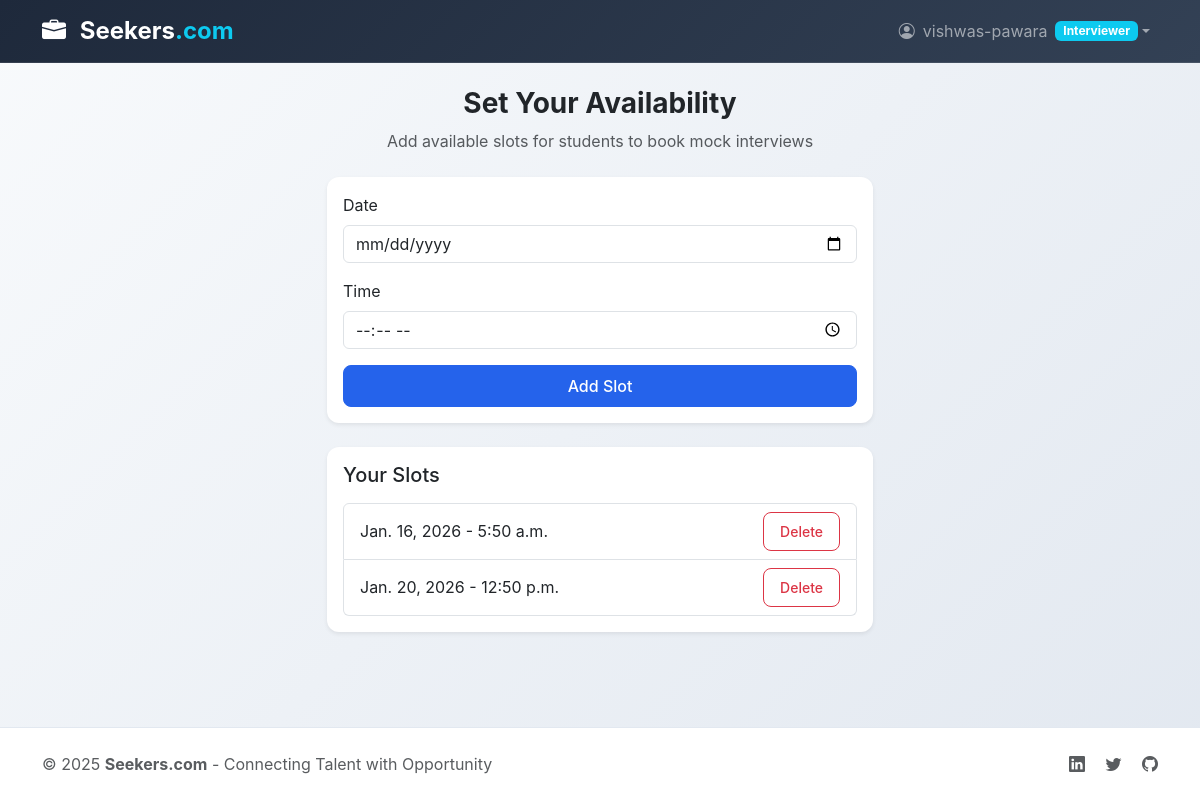
/interviews/set-availability/ (signed in), run on an earlier commit of the app's database.
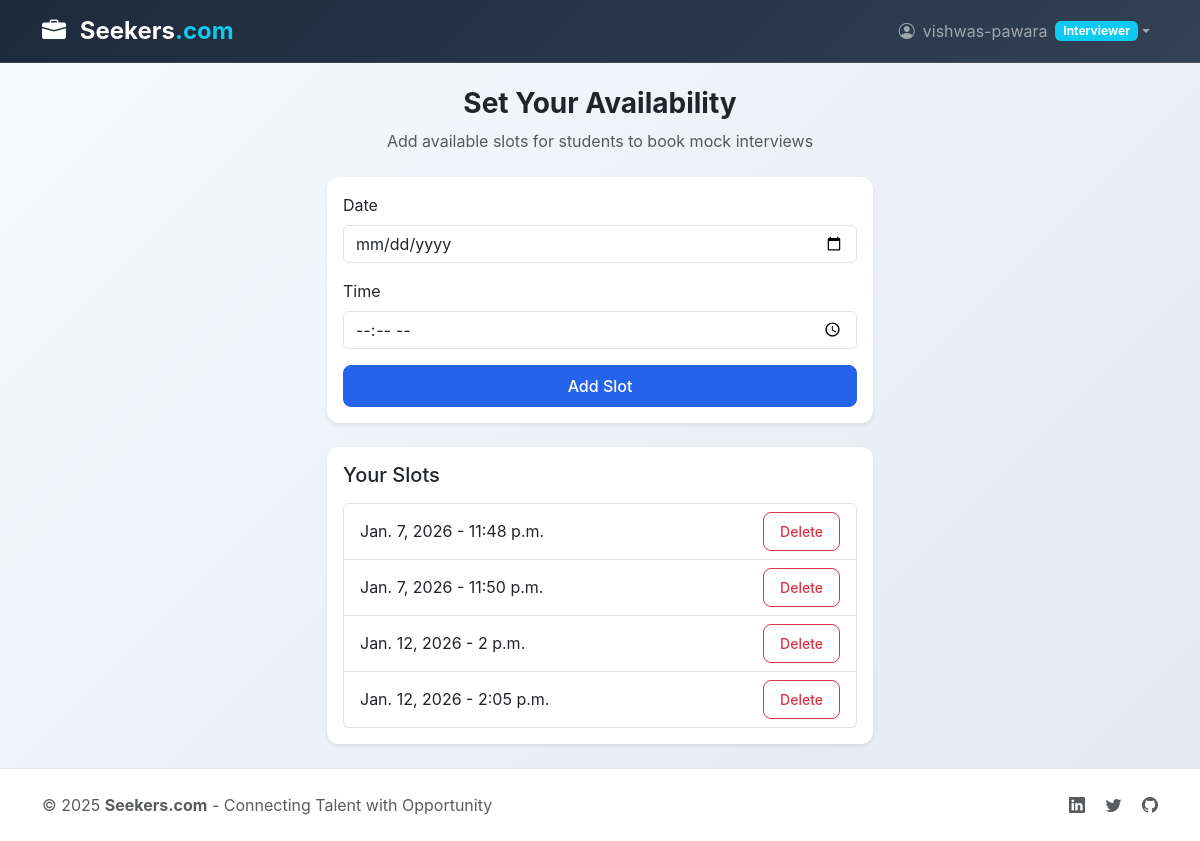
And on a later commit of the database.
### accounts/models.py (models this page shows)
class User(AbstractUser):
    ROLE_CHOICES = (
        ('student', 'Student'),
        ('company', 'Company'),
        ('interviewer', 'Interviewer'),
        ('admin', 'Admin'),
    )
    role = models.CharField(max_length=20, choices=ROLE_CHOICES)

### interviews/models.py (models this page shows, shortened)
class InterviewerAvailability(models.Model):
    interviewer = models.ForeignKey(User, on_delete=models.CASCADE)
    date = models.DateField()
    time = models.TimeField()
    is_booked = models.BooleanField(default=False)

### accounts/decorators.py (the view)
        def wrapper(request, *args, **kwargs):
            if not hasattr(request.user, 'profile'):
                return redirect('login')
            if request.user.profile.role != role:
                return redirect('login')
            return view_func(request, *args, **kwargs)

### interviews/views.py (called while the page is built, shortened)
@login_required
@role_required('interviewer')
def set_availability(request):
    slots = InterviewerAvailability.objects.filter(interviewer=request.user)
    return render(request, 'interviews/set_availability.html', {'slots': slots})

### templates/interviews/set_availability.html (shortened to what this page needs)
{% extends 'base.html' %}
{% block content %}
<div class="row justify-content-center">
    <div class="col-md-6">
        <div class="mb-4 text-center">
            <h3 class="fw-bold">Set Your Availability</h3>
            <p class="text-muted mb-0">
                Add available slots for students to book mock interviews
            </p>
        </div>
        <div class="card shadow-sm mb-4">
            <div class="card-body">
                <form method="post" action="">
                    <label for="date" class="form-label">Date</label>
                    <input type="date" name="date" id="date" required
                           class="form-control mb-3">
                    <label for="time" class="form-label">Time</label>
                    <input type="time" name="time" id="time" required
                           class="form-control mb-3">
                    <div class="d-grid">
                        <button type="submit" class="btn btn-primary">
                            Add Slot
                        </button>
                    </div>
                </form>
            </div>
        </div>
        <div class="card shadow-sm">
            <div class="card-body">
                <h5 class="mb-3">Your Slots</h5>
                <ul class="list-group">
                    {% for slot in slots %}
                        <li class="list-group-item d-flex justify-content-between align-items-center">
                            {{ slot.date }} - {{ slot.time }}
                            <form method="post" action="{% url 'delete_slot' slot.id %}">
                                <button type="submit" class="btn btn-sm btn-outline-danger">
                                    Delete
                                </button>
                            </form>
                        </li>
                    {% empty %}
                        <li class="list-group-item text-center text-muted">
                            No slots added yet
                        </li>
                    {% endfor %}
                </ul>
            </div>
        </div>
    </div>
</div>
{% endblock %}

### templates/base.html (shortened to what this page needs)
<!DOCTYPE html>
<html lang="en">
<head>
    <link href="https://cdn.jsdelivr.net/npm/bootstrap@5.3.2/dist/css/bootstrap.min.css" rel="stylesheet">
    <link href="https://cdn.jsdelivr.net/npm/bootstrap-icons@1.11.0/font/bootstrap-icons.css" rel="stylesheet">
</head>
<body class="d-flex flex-column min-vh-100">
<nav class="navbar navbar-expand-lg navbar-dark sticky-top">
    <div class="container">
        <a class="navbar-brand" href="{% url 'home' %}">
            <i class="bi bi-briefcase-fill me-2"></i>
            Seekers<span class="text-info">.com</span>
        </a>
        <div class="collapse navbar-collapse" id="navbarNav">
            <div class="navbar-nav ms-auto">
                {% if user.is_authenticated %}
                    <div class="nav-item dropdown">
                        <a class="nav-link dropdown-toggle d-flex align-items-center" href="#" role="button" data-bs-toggle="dropdown">
                            <i class="bi bi-person-circle me-2"></i>
                            {{ user.username }}
                            <span class="badge bg-info ms-2">{{ user.role|title }}</span>
                        </a>
                    </div>
                {% endif %}
            </div>
        </div>
    </div>
</nav>
<main class="flex-grow-1">
    <div class="container py-4">
        {% block content %}
        {% endblock %}
    </div>
</main>
<footer class="footer py-4">
    <div class="container text-center">
        <div class="row align-items-center">
            <div class="col-md-6 text-md-start">
                <p class="mb-0 text-muted">
                    © 2025 <strong>Seekers.com</strong> - Connecting Talent with Opportunity
                </p>
            </div>
            <div class="col-md-6 text-md-end">
                <div class="social-links">
                    <a href="#" class="text-muted me-3"><i class="bi bi-linkedin"></i></a>
                    <a href="#" class="text-muted me-3"><i class="bi bi-twitter"></i></a>
                    <a href="#" class="text-muted"><i class="bi bi-github"></i></a>
                </div>
            </div>
        </div>
    </div>
</footer>
</body>
</html>

### templates/base.html (style rules this page uses)
:root { --primary-color: #2563eb; --secondary-color: #64748b; --success-color: #059669; --warning-color: #d97706; --danger-color: #dc2626; }
body { font-family: 'Inter', -apple-system, BlinkMacSystemFont, sans-serif; background: linear-gradient(135deg, #f8fafc 0%, #e2e8f0 100%); min-height: 100vh; }
.navbar-brand { font-weight: 700; font-size: 1.5rem; }
.card { border: none; border-radius: 12px; box-shadow: 0 4px 6px -1px rgba(0, 0, 0, 0.1); transition: all 0.3s ease; }
.btn { border-radius: 8px; font-weight: 500; padding: 0.5rem 1rem; transition: all 0.2s ease; }
.btn-primary { background: var(--primary-color); border-color: var(--primary-color); }
.navbar { background: linear-gradient(135deg, #1e293b 0%, #334155 100%) !important; backdrop-filter: blur(10px); border-bottom: 1px solid rgba(255, 255, 255, 0.1); }
.footer { background: white; border-top: 1px solid #e2e8f0; margin-top: auto; }

What changed in the data, as far as the page shows it:
removed InterviewerAvailability: date "Jan. 16, 2026", time "5:50 a.m."
removed InterviewerAvailability: date "Jan. 20, 2026", time "12:50 p.m."
added InterviewerAvailability: date "Jan. 7, 2026", time "11:48 p.m."
added InterviewerAvailability: date "Jan. 7, 2026", time "11:50 p.m."
added InterviewerAvailability: date "Jan. 12, 2026", time "2 p.m."
added InterviewerAvailability: date "Jan. 12, 2026", time "2:05 p.m."
